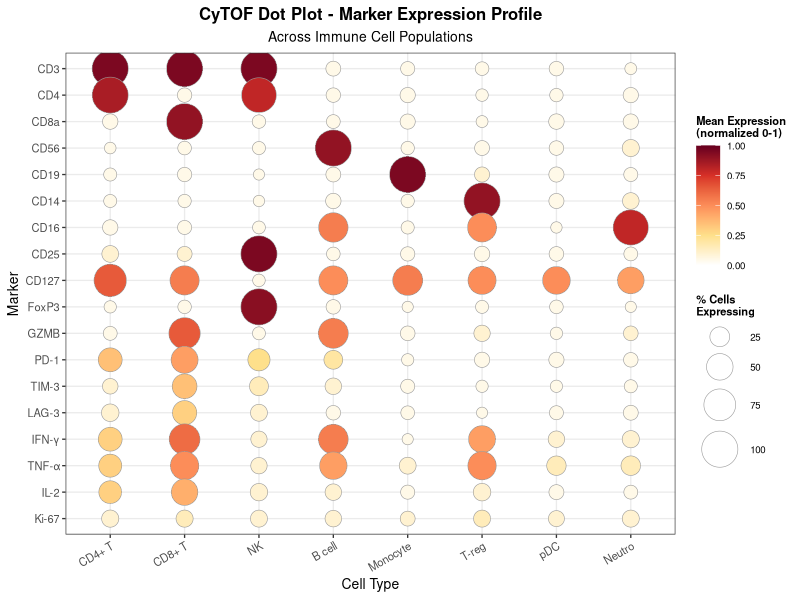

This figure's R source:
library(ggplot2)
library(scales)

set.seed(42)

OUT_DIR <- "plots"
dir.create(OUT_DIR, showWarnings = FALSE)

CELL_COLS <- c(
  "CD4+ T"  = "#2166AC",
  "CD8+ T"  = "#D6604D",
  "NK"      = "#4DAC26",
  "B cell"  = "#F4A582",
  "Monocyte"= "#762A83",
  "T-reg"   = "#1B7837",
  "pDC"     = "#FEE08B",
  "Neutro"  = "#8C510A"
)

# ── PLOT 6: CyTOF Dot Plot ────────────────────────────────────────────────────
markers_dot <- c("CD3","CD4","CD8a","CD56","CD19","CD14","CD16",
                 "CD25","CD127","FoxP3","GZMB","PD-1","TIM-3",
                 "LAG-3","IFN-\u03b3","TNF-\u03b1","IL-2","Ki-67")

cell_types_dot <- names(CELL_COLS)

expr_profiles <- list(
  "CD3"    = c(.95,.95,.95,.05,.05,.05,.05,.05),
  "CD4"    = c(.85,.05,.80,.05,.05,.05,.05,.05),
  "CD8a"   = c(.05,.90,.05,.05,.05,.05,.05,.05),
  "CD56"   = c(.05,.05,.05,.90,.05,.05,.05,.10),
  "CD19"   = c(.05,.05,.05,.05,.95,.10,.05,.05),
  "CD14"   = c(.05,.05,.05,.05,.05,.90,.05,.10),
  "CD16"   = c(.05,.05,.05,.55,.05,.50,.05,.80),
  "CD25"   = c(.10,.10,.95,.05,.05,.05,.05,.05),
  "CD127"  = c(.65,.55,.05,.50,.55,.50,.50,.45),
  "FoxP3"  = c(.05,.05,.92,.05,.05,.05,.05,.05),
  "GZMB"   = c(.05,.65,.05,.55,.05,.10,.05,.10),
  "PD-1"   = c(.35,.45,.25,.20,.05,.05,.05,.05),
  "TIM-3"  = c(.10,.35,.15,.10,.05,.05,.05,.05),
  "LAG-3"  = c(.10,.30,.10,.05,.05,.05,.05,.05),
  "IFN-\u03b3" = c(.30,.60,.10,.55,.05,.45,.10,.10),
  "TNF-\u03b1"  = c(.30,.50,.10,.45,.10,.50,.15,.15),
  "IL-2"   = c(.30,.40,.10,.10,.05,.10,.05,.05),
  "Ki-67"  = c(.10,.15,.10,.10,.10,.15,.10,.10)
)

dot_df <- do.call(rbind, lapply(names(expr_profiles), function(mk) {
  vals <- expr_profiles[[mk]]
  data.frame(
    Marker   = mk,
    CellType = cell_types_dot,
    MeanExpr = vals,
    PctExpr  = pmin(vals * 110 + runif(length(vals), 0, 8), 100)
  )
}))

dot_df$Marker   <- factor(dot_df$Marker,   levels=rev(markers_dot))
dot_df$CellType <- factor(dot_df$CellType, levels=cell_types_dot)

p6 <- ggplot(dot_df, aes(CellType, Marker, size=PctExpr, fill=MeanExpr)) +
  geom_point(shape=21, stroke=0.3, color="grey60") +
  scale_fill_gradientn(
    colors = c("white","#FEE08B","#FC8D59","#D73027","#67001F"),
    values = scales::rescale(c(0, 0.25, 0.5, 0.75, 1)),
    limits = c(0, 1),
    name   = "Mean Expression\n(normalized 0-1)"
  ) +
  scale_size_continuous(
    range  = c(1, 12),
    limits = c(0, 100),
    breaks = c(25, 50, 75, 100),
    name   = "% Cells\nExpressing"
  ) +
  labs(
    title    = "CyTOF Dot Plot - Marker Expression Profile",
    subtitle = "Across Immune Cell Populations",
    x="Cell Type", y="Marker"
  ) +
  theme_bw(base_size=10) +
  theme(
    plot.title    = element_text(hjust=0.5, face="bold"),
    plot.subtitle = element_text(hjust=0.5),
    axis.text.x   = element_text(angle=30, hjust=1),
    panel.grid    = element_line(color="grey92"),
    legend.title  = element_text(size=8, face="bold"),
    legend.text   = element_text(size=7)
  )

ggsave(file.path(OUT_DIR,"plot6_cytof_dotplot.png"), p6, width=11, height=9, dpi=150)
cat("Plot 6 done\n")
